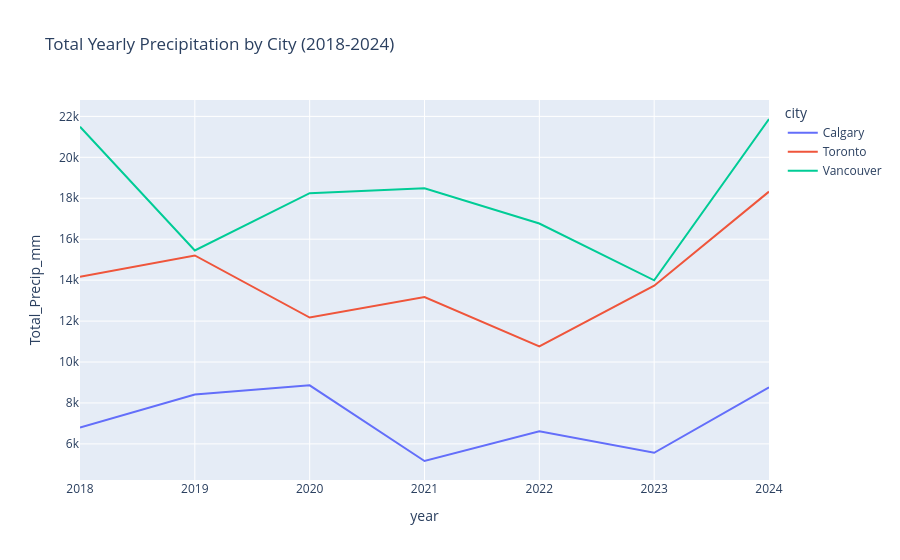

Notebook source saved alongside this figure:
### Code cell
yearly_precip_sum = df_combined.groupby(['city', 'year'])['Total_Precip_mm'].sum().reset_index()

fig = px.line(yearly_precip_sum,
              x='year',
              y='Total_Precip_mm',
              color='city',
              title='Total Yearly Precipitation by City (2018-2024)')
fig.show()

### Figure 1 — Plotly figure (JSON) as saved in the notebook; plotly's stock layout.template omitted (floating-point values rounded to 4 significant figures)
{"data": [{"hovertemplate": "city=Calgary<br>year=%{x}<br>Total_Precip_mm=%{y}<extra></extra>", "legendgroup": "Calgary", "line": {"color": "#636efa", "dash": "solid"}, "marker": {"symbol": "circle"}, "mode": "lines", "name": "Calgary", "orientation": "v", "showlegend": true, "type": "scatter", "x": [2018, 2019, 2020, 2021, 2022, 2023, 2024], "xaxis": "x", "y": [6797.0, 8413.0, 8859.0, 5165.0, 6614.0, 5568.0, 8765.0], "yaxis": "y"}, {"hovertemplate": "city=Toronto<br>year=%{x}<br>Total_Precip_mm=%{y}<extra></extra>", "legendgroup": "Toronto", "line": {"color": "#EF553B", "dash": "solid"}, "marker": {"symbol": "circle"}, "mode": "lines", "name": "Toronto", "orientation": "v", "showlegend": true, "type": "scatter", "x": [2018, 2019, 2020, 2021, 2022, 2023, 2024], "xaxis": "x", "y": [14160.0, 15210.0, 12170.0, 13170.0, 10760.0, 13730.0, 18320.0], "yaxis": "y"}, {"hovertemplate": "city=Vancouver<br>year=%{x}<br>Total_Precip_mm=%{y}<extra></extra>", "legendgroup": "Vancouver", "line": {"color": "#00cc96", "dash": "solid"}, "marker": {"symbol": "circle"}, "mode": "lines", "name": "Vancouver", "orientation": "v", "showlegend": true, "type": "scatter", "x": [2018, 2019, 2020, 2021, 2022, 2023, 2024], "xaxis": "x", "y": [21490.0, 15450.0, 18250.0, 18490.0, 16770.0, 13990.0, 21870.0], "yaxis": "y"}], "layout": {"legend": {"title": {"text": "city"}, "tracegroupgap": 0}, "title": {"text": "Total Yearly Precipitation by City (2018-2024)"}, "xaxis": {"anchor": "y", "domain": [0, 1], "title": {"text": "year"}}, "yaxis": {"anchor": "x", "domain": [0, 1], "title": {"text": "Total_Precip_mm"}}}}
